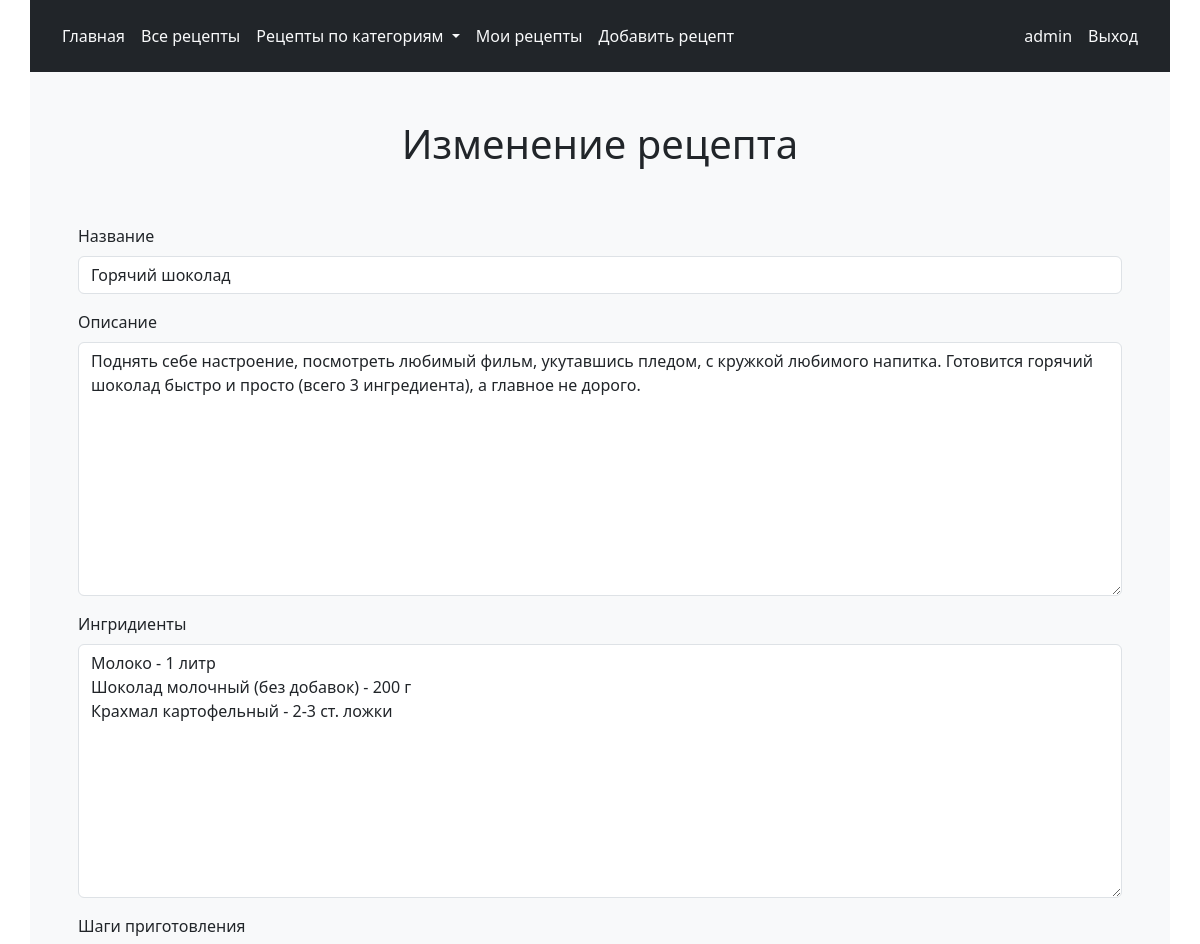
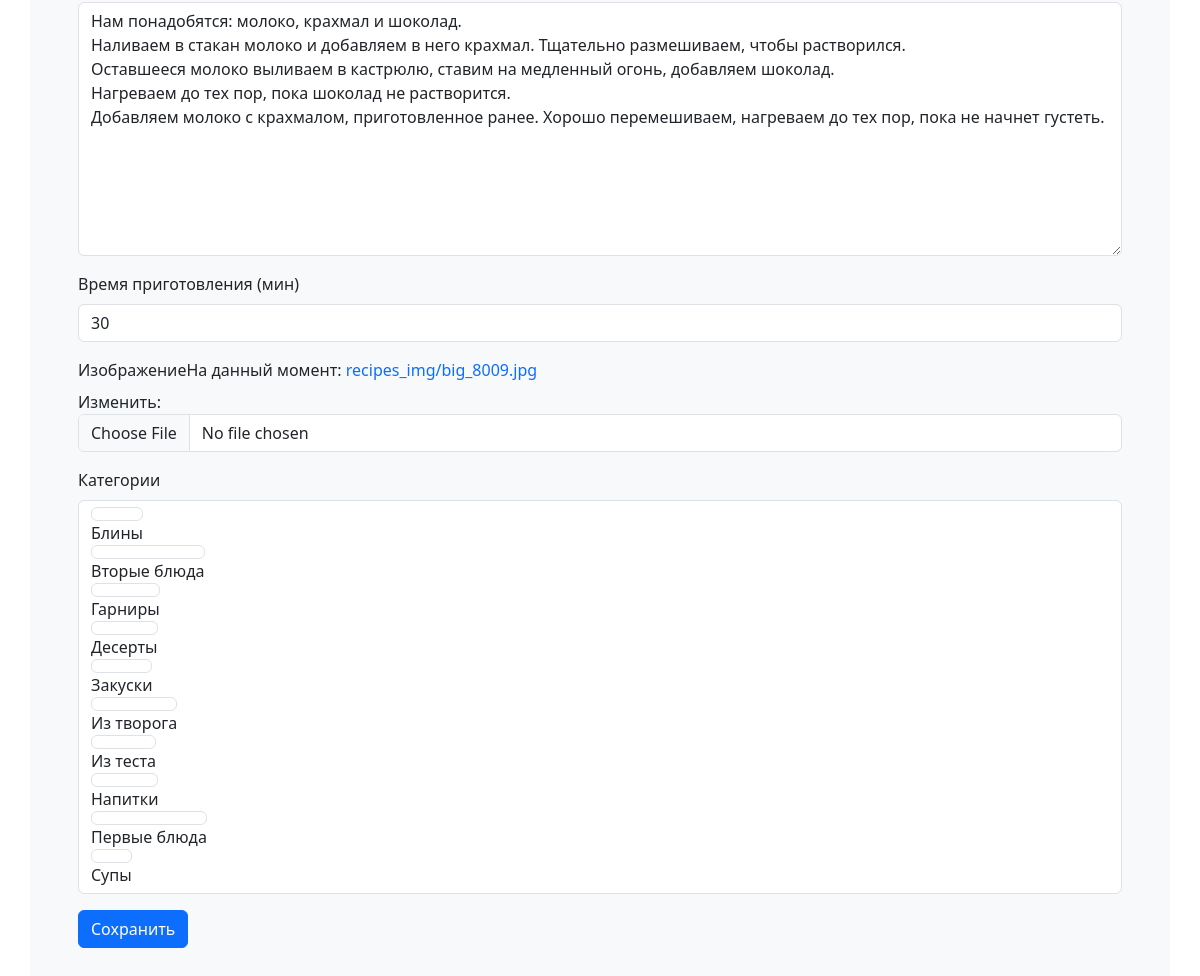
Page /recipe/update/goryachij-shokolad/ (signed in) on the committed database (2 pictures, top to bottom).
### user/models.py (models this page shows)
class User(AbstractUser):
    pass

### recipes/models.py (models this page shows, shortened)
class Recipe(models.Model):
    name = models.CharField(verbose_name="Название", max_length=100)
    slug = models.SlugField(max_length=100, unique=True)
    description = models.TextField(verbose_name="Описание")
    ingredients = models.TextField(verbose_name="Ингридиенты")
    steps = models.TextField(verbose_name="Шаги приготовления")
    time = models.PositiveIntegerField(verbose_name="Время приготовления (мин)")
    image = models.ImageField(verbose_name="Изображение", upload_to='recipes_img/')
    author = models.ForeignKey(AUTH_USER_MODEL, related_name="recipes", on_delete=models.CASCADE)
    categories = models.ManyToManyField("Category", verbose_name="Категории", related_name="recipes")
    class Meta:
        ordering = ["name"]
        verbose_name = "Рецепт"
        verbose_name_plural = "Рецепты"

class Category(models.Model):
    name = models.CharField(verbose_name="Название категории", max_length=100, unique=True)
    slug = models.SlugField(max_length=100, unique=True)
    class Meta:
        ordering = ["name"]
        verbose_name = "Категория"
        verbose_name_plural = "Категории"
    def __str__(self):
        return self.name
    def get_absolute_url(self):
        return reverse_lazy('recipe_list_by_category', kwargs={'slug': self.slug})

### recipes/views.py (the view)
# urls.py: path('update/<slug:slug>/', RecipeUpdateView.as_view(), name='recipe_update'),
class RecipeUpdateView(LoginRequiredMixin, RecipeAuthorCheckMixin, UpdateView):
    form_class = RecipeForm
    model = Recipe
    template_name = 'recipes/recipe_edit.html'
    def get_context_data(self, **kwargs):
        context = super().get_context_data(**kwargs)
        context['title'] = 'Изменение рецепта'
        return context

### recipes/forms.py
class RecipeForm(ModelForm):
    class Meta:
        model = Recipe
        fields = ('name', 'description', 'ingredients', 'steps', 'time', 'image', 'categories')
        widgets = {'categories': CheckboxSelectMultiple(), }

### recipes/context_processors.py (called while the page is built)
def categories(request):
    return {
        'categories': Category.objects.all()
    }

### recipes/mixins.py (called while the page is built)
    def get_object(self, queryset=None):
        obj = super().get_object(queryset)
        if self.request.user.pk != obj.author_id:
            raise PermissionDenied(f"Вы не автор этого рецепта")
        return obj

### recipes/templates/recipes/recipe_edit.html (shortened to what this page needs)
{% extends "base.html" %}
{% load django_bootstrap5 %}
{% block content %}
<form method="post" class="form" enctype="multipart/form-data">
    {% bootstrap_form form layout='horizontal' enctype='multipart/form-data' %}
    {% bootstrap_button button_type="submit" content="Сохранить" %}
</form>
{% endblock %}

### templates/include/navbar.html (shortened to what this page needs)
<nav class="navbar navbar-expand-lg bg-dark">
    <div class="container-fluid">
        <div class="navbar" id="navbarSupportedContent">
            <ul class="navbar-nav me-auto mb-2 mb-lg-0">
                <li class="nav-item">
                    <a class="nav-link active text-light" aria-current="page" href="{% url 'home' %}">Главная</a>
                </li>
                <li class="nav-item">
                    <a class="nav-link active text-light" aria-current="page" href="{% url 'recipe_list_all' %}">Все
                        рецепты</a>
                </li>
                <li class="nav-item dropdown">
                    <a class="nav-link dropdown-toggle text-light" href="#" role="button" data-bs-toggle="dropdown"
                       aria-expanded="false">
                        Рецепты по категориям
                    </a>
                </li>
                {% if user.is_authenticated %}
                <li class="nav-item">
                    <a class="nav-link active text-light" aria-current="page" href="{% url 'recipe_list_my' %}">Мои
                        рецепты</a>
                </li>
                <li class="nav-item">
                    <a class="nav-link active text-light" aria-current="page" href="{% url 'recipe_create' %}">Добавить
                        рецепт</a>
                </li>
                {% endif %}
            </ul>
        </div>
        <div class="navbar" id="navbarRight">
            <ul class="navbar-nav navbar-right">
                {% if user.is_authenticated %}
                <li class="nav-item">
                    <div class="nav-link text-light">{{ user.username }}</div>
                </li>
                <li class="nav-item">
                    <a class="nav-link text-light" href="{% url 'logout' %}">Выход</a>
                </li>
                {% endif %}
            </ul>
        </div>
    </div>
</nav>

### static/css/style.css (style rules this page uses)
a { text-decoration: none !important ; }

### rows in the picture
User: username "admin"
Recipe: name "Горячий шоколад", description "Поднять себе настроение, посмотреть любимый фильм, укутавшись пледом, с кружкой любимого напитка. Готовится горячий шоколад быстро и просто (всего 3 ингредиента), а главное не дорого.", ingredients "Молоко - 1 литр Шоколад молочный (без добавок) - 200 г Крахмал картофельный - 2-3 ст. ложки", steps "Нам понадобятся: молоко, крахмал и шоколад. Наливаем в стакан молоко и добавляем в него крахмал. Тщательно размешиваем, чтобы растворился. Оставшееся молоко выливаем в кастрюлю, ставим на медленный огонь, добавляем шоколад. Нагреваем до тех пор, пока шоколад не растворится. Добавляем молоко с крахмалом, приготовленное ранее. Хорошо перемешиваем, нагреваем до тех пор, пока не начнет густеть.", time "30"

### other values in the picture
{{ title }} "Изменение рецепта"
